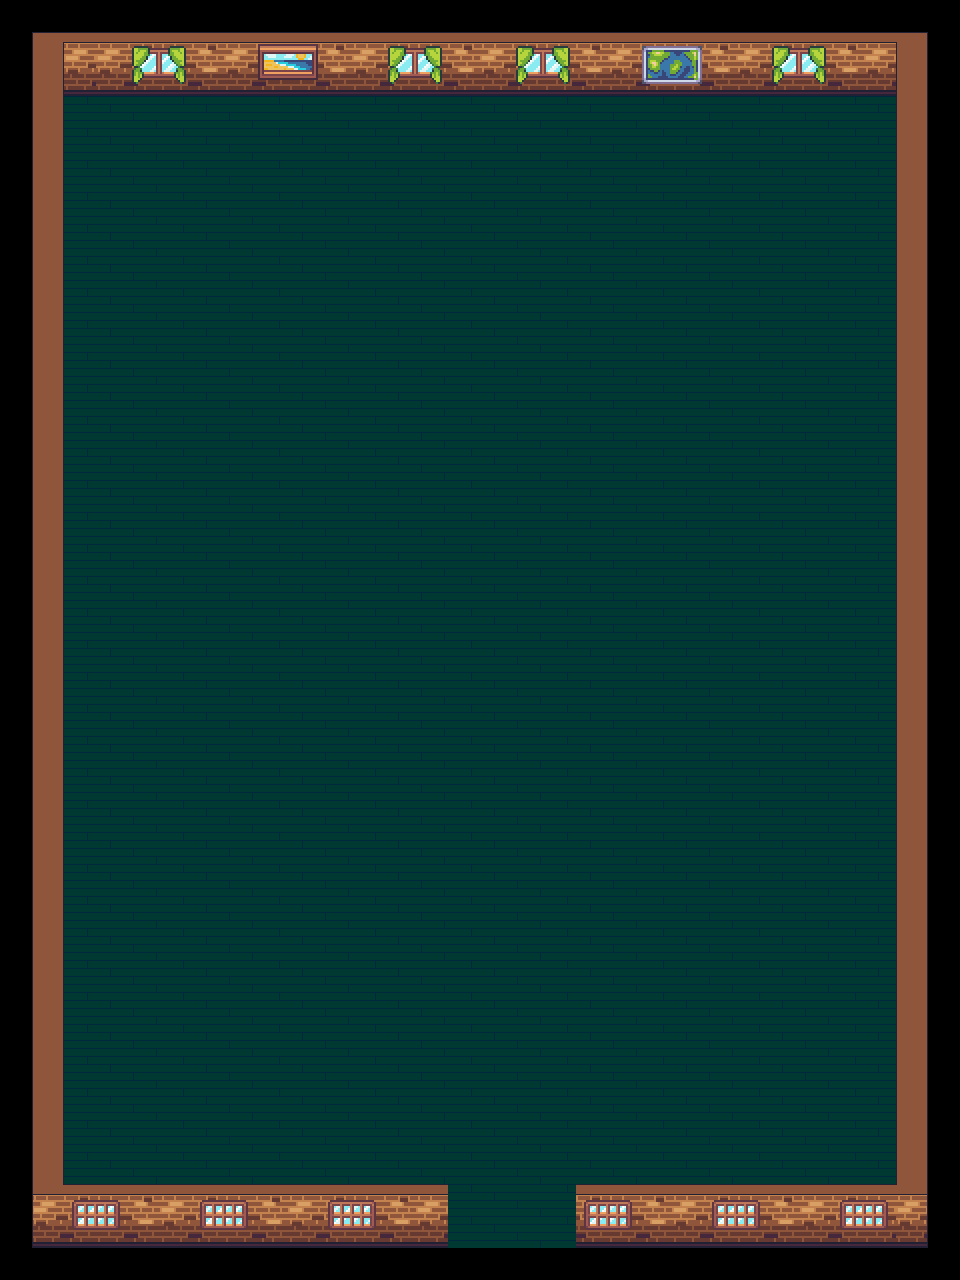

Tiled map render using the project's own tile images. Description and the map definition, with tile-layer contents summarised, below:
An orthogonal 30x40 tile map with 32x32 px tiles, 3 tile layers (background, deco1, deco2), 4 tilesets.

<map version="1.5" tiledversion="1.6.0" orientation="orthogonal" renderorder="right-down" width="30" height="40" tilewidth="32" tileheight="32" infinite="0" nextlayerid="7" nextobjectid="1">
 <tileset firstgid="1" source="bar-background-original.tsx" />
 <tileset firstgid="1201" name="atlas_32x" tilewidth="32" tileheight="32" tilecount="768" columns="48">
  <image source="tilesets/Package/atlas_32x.png" width="1536" height="512" />
 </tileset>
 <tileset firstgid="1969" name="floors" tilewidth="32" tileheight="32" tilecount="625" columns="25">
  <image source="floors.png" width="800" height="800" />
 </tileset>
 <tileset firstgid="2594" name="[Base]BaseChip_pipo" tilewidth="32" tileheight="32" tilecount="1064" columns="8">
  <image source="tilesets/Pipoya RPG Tileset 32x32/[Base]BaseChip_pipo.png" width="256" height="4256" />
 </tileset>
 <layer id="2" name="background" width="30" height="40" locked="1">
  <data>[1200 cells, 1200 non-empty, 410 distinct tile ids]</data>
 </layer>
 <layer id="4" name="deco1" width="30" height="40">
  <data>[1200 cells, 932 non-empty, 11 distinct tile ids]</data>
 </layer>
 <layer id="5" name="deco2" width="30" height="40" locked="1">
  <data>[1200 cells, 24 non-empty, 12 distinct tile ids]</data>
 </layer>
</map>
